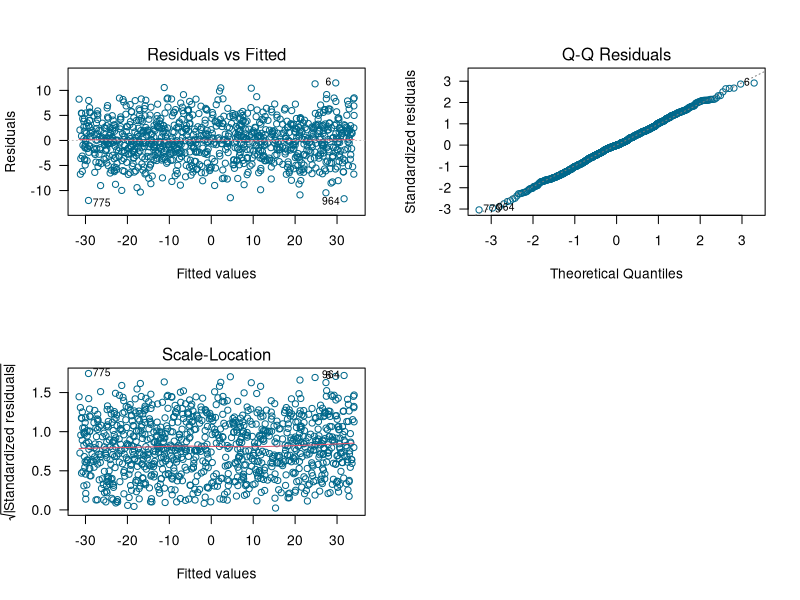
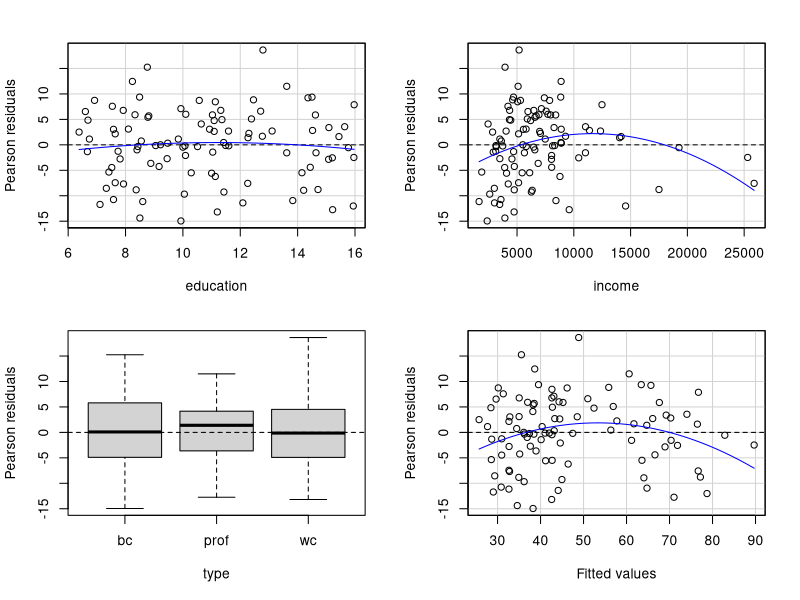
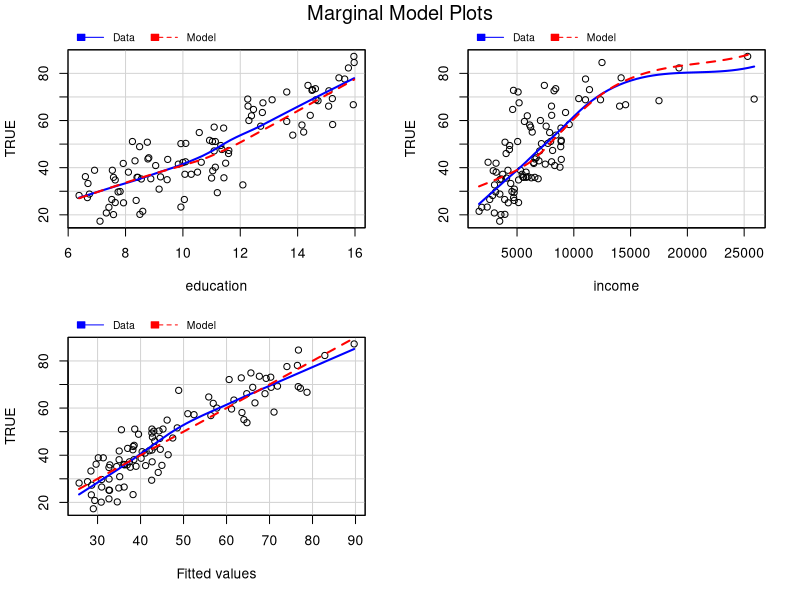

The R script that drew these images, in order:
## ---- chunk 1
gen_dat <- function(n) {
  varianza <- 16
  x <- runif(n=n, min=-5, max=6)
  media <- 4 - 6 * x
  y <- rnorm(n=n, mean=media, sd=sqrt(varianza))
  marco_datos <- data.frame(y=y, x=x)
  return(marco_datos)
}

datos <- gen_dat(n=1000)
mod <- lm(y ~ x, data=datos)
## ---- chunk 2
par(mfrow=c(2, 2))
plot(mod, las=1, col='deepskyblue4', which=1:3)
## ---- chunk 3
y <- c(2, 3, 6, 5)
x <- c(3, 5, 6, 7)
z <- c(5, 4, 6, 3)
## ---- chunk 4
# Forma 1
X <- cbind(1, x, z)
H <- X %*% solve(t(X) %*% X) %*% t(X)
H
diag(H)

# Forma 2
mod <- lm(y ~ x + z)
hatvalues(mod)

# Form3
lm.influence(mod)$hat
## ---- chunk 5
library(car)
str(Prestige)
prestige_mod <- lm (prestige ~ education + income + type, data=Prestige)
## ---- chunk 6
residualPlots(prestige_mod)
## ---- chunk 7

marginalModelPlots(prestige_mod)
